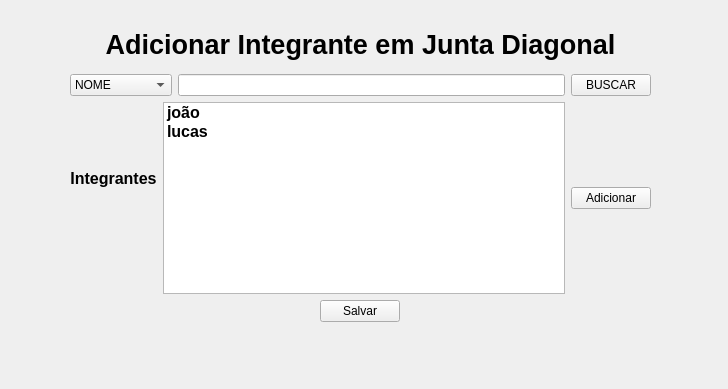
<?xml version="1.0" encoding="UTF-8"?>
<ui version="4.0">
 <class>Widget</class>
 <widget class="QWidget" name="Widget">
  <property name="geometry">
   <rect>
    <x>0</x>
    <y>0</y>
    <width>728</width>
    <height>389</height>
   </rect>
  </property>
  <property name="sizePolicy">
   <sizepolicy hsizetype="Minimum" vsizetype="Minimum">
    <horstretch>0</horstretch>
    <verstretch>0</verstretch>
   </sizepolicy>
  </property>
  <property name="windowTitle">
   <string>Widget</string>
  </property>
  <widget class="QWidget" name="layoutWidget">
   <property name="geometry">
    <rect>
     <x>70</x>
     <y>20</y>
     <width>581</width>
     <height>302</height>
    </rect>
   </property>
   <layout class="QVBoxLayout" name="Layout_principal">
    <item>
     <widget class="QLabel" name="label">
      <property name="font">
       <font>
        <pointsize>20</pointsize>
        <bold>true</bold>
       </font>
      </property>
      <property name="text">
       <string>Adicionar Integrante em Junta Diagonal</string>
      </property>
      <property name="alignment">
       <set>Qt::AlignmentFlag::AlignCenter</set>
      </property>
     </widget>
    </item>
    <item>
     <layout class="QHBoxLayout" name="Layout_pesquisar">
      <item>
       <widget class="QComboBox" name="comboBox">
        <item>
         <property name="text">
          <string>NOME</string>
         </property>
        </item>
        <item>
         <property name="text">
          <string>CPF</string>
         </property>
        </item>
        <item>
         <property name="text">
          <string>IDENTIDADE</string>
         </property>
        </item>
       </widget>
      </item>
      <item>
       <widget class="QLineEdit" name="lineEdit">
        <property name="sizePolicy">
         <sizepolicy hsizetype="Minimum" vsizetype="Minimum">
          <horstretch>1</horstretch>
          <verstretch>0</verstretch>
         </sizepolicy>
        </property>
       </widget>
      </item>
      <item>
       <widget class="QPushButton" name="pushButton">
        <property name="text">
         <string>BUSCAR</string>
        </property>
       </widget>
      </item>
     </layout>
    </item>
    <item>
     <layout class="QHBoxLayout" name="layout_list_adicionar">
      <item>
       <layout class="QVBoxLayout" name="layout_texto_integrantes">
        <item>
         <widget class="QLabel" name="label_2">
          <property name="font">
           <font>
            <pointsize>12</pointsize>
            <bold>true</bold>
           </font>
          </property>
          <property name="text">
           <string>Integrantes</string>
          </property>
          <property name="alignment">
           <set>Qt::AlignmentFlag::AlignCenter</set>
          </property>
         </widget>
        </item>
        <item>
         <spacer name="verticalSpacer">
          <property name="orientation">
           <enum>Qt::Orientation::Vertical</enum>
          </property>
          <property name="sizeType">
           <enum>QSizePolicy::Policy::Minimum</enum>
          </property>
          <property name="sizeHint" stdset="0">
           <size>
            <width>20</width>
            <height>40</height>
           </size>
          </property>
         </spacer>
        </item>
       </layout>
      </item>
      <item>
       <widget class="QListWidget" name="listWidget">
        <property name="sizePolicy">
         <sizepolicy hsizetype="Minimum" vsizetype="Minimum">
          <horstretch>1</horstretch>
          <verstretch>0</verstretch>
         </sizepolicy>
        </property>
        <item>
         <property name="text">
          <string>joão</string>
         </property>
         <property name="font">
          <font>
           <pointsize>12</pointsize>
           <bold>true</bold>
          </font>
         </property>
        </item>
        <item>
         <property name="text">
          <string>lucas</string>
         </property>
         <property name="font">
          <font>
           <pointsize>12</pointsize>
           <bold>true</bold>
          </font>
         </property>
        </item>
       </widget>
      </item>
      <item>
       <widget class="QPushButton" name="pushButton_2">
        <property name="text">
         <string>Adicionar</string>
        </property>
       </widget>
      </item>
     </layout>
    </item>
    <item>
     <layout class="QHBoxLayout" name="Layou_botao_salvar">
      <item>
       <widget class="QPushButton" name="pushButton_3">
        <property name="sizePolicy">
         <sizepolicy hsizetype="Maximum" vsizetype="Maximum">
          <horstretch>0</horstretch>
          <verstretch>0</verstretch>
         </sizepolicy>
        </property>
        <property name="text">
         <string>Salvar</string>
        </property>
       </widget>
      </item>
     </layout>
    </item>
   </layout>
  </widget>
 </widget>
 <resources/>
 <connections/>
</ui>
